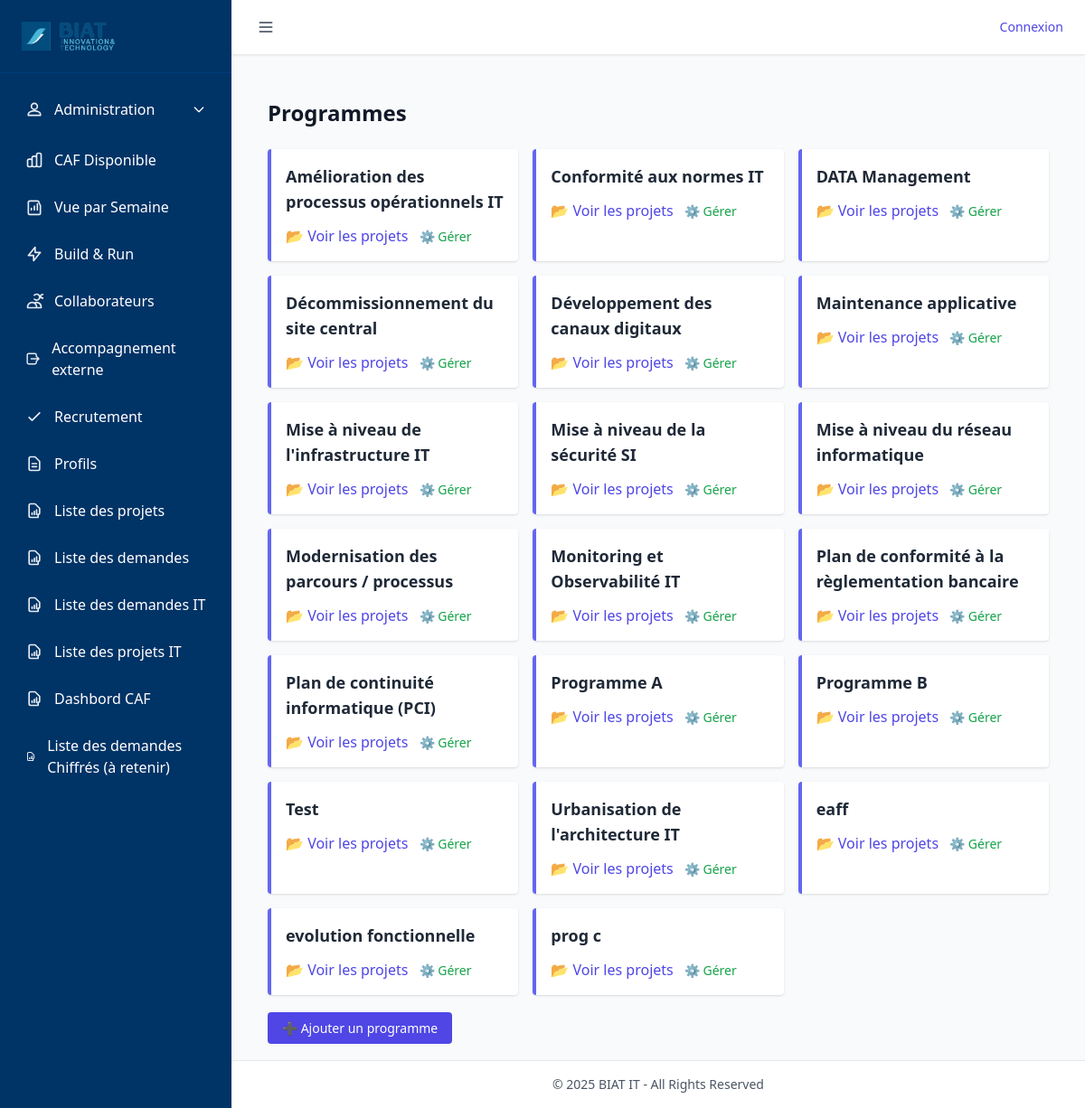
The app's page /programmes/ with its own data.
### tables this page shows
CREATE TABLE programmes (
        id INTEGER PRIMARY KEY AUTOINCREMENT,
        nom TEXT UNIQUE NOT NULL
    , coeff_phase1 REAL DEFAULT 0, coeff_phase2 REAL DEFAULT 0, coeff_phase3 REAL DEFAULT 0, coeff_phase4 REAL DEFAULT 0, coeff_phase5 REAL DEFAULT 0, coeff_phase6 REAL DEFAULT 0, coeff_phase7 REAL DEFAULT 0, coeff_phase8 REAL DEFAULT 0);

### routes/programmes_routes.py (the view)
@programmes_bp.route('/')
def liste_programmes():
    programmes = query_db("SELECT * FROM programmes ORDER BY nom")
    return render_template('programmes/liste.html', programmes=programmes)

### utils/db_utils.py (called while the page is built)
def get_connection():
    conn = sqlite3.connect(
        DB_PATH,
        timeout=60,               # ⏱️ Patiente jusqu'à 60s avant "database is locked"
        check_same_thread=False
    )
    conn.row_factory = sqlite3.Row
    conn.execute("PRAGMA journal_mode=WAL;")      # Autorise les écritures concurrentes
    conn.execute("PRAGMA synchronous=NORMAL;")    # Bon compromis vitesse/sécurité
    conn.execute("PRAGMA foreign_keys = ON;")     # Active les clés étrangères
    conn.execute("PRAGMA busy_timeout = 60000;")  # Attend 60s avant d'abandonner une écriture
    return conn

def query_db(query, args=(), one=False, retries=3, delay=1):
    for attempt in range(retries):
        try:
            conn = get_connection()
            cur = conn.execute(query, args)
            rows = cur.fetchall()
            cur.close()
            conn.close()
            return (rows[0] if rows else None) if one else rows
        except sqlite3.OperationalError as e:
            if "locked" in str(e).lower() and attempt < retries - 1:
                time.sleep(delay)
                continue
            raise

### templates/programmes/liste.html (shortened to what this page needs)
{% extends "base.html" %}
{% block content %}
<div class="max-w-4xl mx-auto px-4 py-6">
    <h1 class="text-2xl font-bold mb-6">Programmes</h1>
    {% if programmes %}
        <div class="grid grid-cols-1 md:grid-cols-2 lg:grid-cols-3 gap-4">
            {% for programme in programmes %}
                <div class="p-4 bg-white rounded shadow border-l-4 border-indigo-500">
                    <h3 class="text-lg font-semibold text-gray-800">{{ programme.nom }}</h3>
                    <div class="mt-3 space-x-2">
                        <a href="{{ url_for('programmes.gerer_projets', id=programme.id) }}"
   class="text-indigo-600 hover:text-indigo-800 font-medium">
    📂 Voir les projets
</a>
                        <a href="{{ url_for('programmes.gerer_programme', id=programme.id) }}"
                           class="text-sm text-green-600 hover:text-green-800 font-medium">
                            ⚙️ Gérer
                        </a>
                    </div>
                </div>
            {% endfor %}
        </div>
    {% else %}
        <div class="text-center py-10 text-gray-500">
            Aucun programme disponible.
        </div>
    {% endif %}
    <div class="mt-6">
        <a href="{{ url_for('programmes.ajouter_programme') }}"
           class="bg-indigo-600 hover:bg-indigo-700 text-white px-4 py-2 rounded text-sm">
            ➕ Ajouter un programme
        </a>
    </div>
</div>
{% endblock %}

### static/css/styles.css (style rules this page uses)
body { background-color: #f8f9fa; }

### records on screen
programmes: nom "Amélioration des processus opérationnels IT"
programmes: nom "Conformité aux normes IT"
programmes: nom "DATA Management"
programmes: nom "Décommissionnement du site central"
programmes: nom "Développement des canaux digitaux"
programmes: nom "Maintenance applicative"
programmes: nom "Mise à niveau de l'infrastructure IT"
programmes: nom "Mise à niveau de la sécurité SI"
programmes: nom "Mise à niveau du réseau informatique"
programmes: nom "Modernisation des parcours / processus"
programmes: nom "Monitoring et Observabilité IT"
programmes: nom "Plan de conformité à la règlementation bancaire"
programmes: nom "Plan de continuité informatique (PCI)"
programmes: nom "Programme A"
programmes: nom "Programme B"
programmes: nom "Test"
programmes: nom "Urbanisation de l'architecture IT"
programmes: nom "eaff"
programmes: nom "evolution fonctionnelle"
programmes: nom "prog c"
